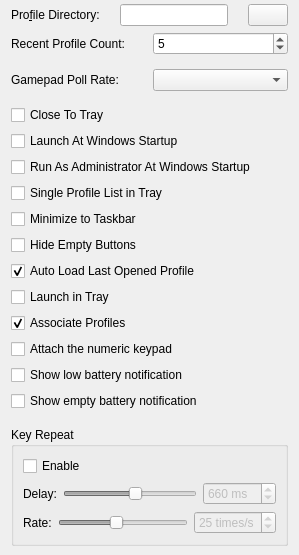
       <widget class="QWidget" name="General">
        <layout class="QVBoxLayout" name="verticalLayout_3">
         <property name="topMargin">
          <number>4</number>
         </property>
         <property name="bottomMargin">
          <number>9</number>
         </property>
         <item>
          <layout class="QHBoxLayout" name="horizontalLayout_3">
           <property name="spacing">
            <number>20</number>
           </property>
           <item>
            <widget class="QLabel" name="label_2">
             <property name="text">
              <string>Pro&amp;file Directory:</string>
             </property>
             <property name="buddy">
              <cstring>profileDefaultDirLineEdit</cstring>
             </property>
            </widget>
           </item>
           <item>
            <widget class="QLineEdit" name="profileDefaultDirLineEdit">
             <property name="toolTip">
              <string>&lt;html&gt;&lt;head/&gt;&lt;body&gt;&lt;p&gt;Specify the default directory that the program should use in file dialogs when loading a profile or saving a new profile.&lt;/p&gt;&lt;/body&gt;&lt;/html&gt;</string>
             </property>
             <property name="maxLength">
              <number>512</number>
             </property>
             <property name="frame">
              <bool>true</bool>
             </property>
             <property name="readOnly">
              <bool>false</bool>
             </property>
            </widget>
           </item>
           <item>
            <widget class="QPushButton" name="profileOpenDirPushButton">
             <property name="text">
              <string/>
             </property>
            </widget>
           </item>
          </layout>
         </item>
         <item>
          <layout class="QHBoxLayout" name="horizontalLayout_4">
           <item>
            <widget class="QLabel" name="label_3">
             <property name="text">
              <string>Recent Profile Count:</string>
             </property>
            </widget>
           </item>
           <item>
            <widget class="QSpinBox" name="numberRecentProfileSpinBox">
             <property name="toolTip">
              <string>&lt;html&gt;&lt;head/&gt;&lt;body&gt;&lt;p&gt;Number of profiles that can be placed in recent profile list. 0 will result in the program not enforcing a limit on the number of profiles displayed.&lt;/p&gt;&lt;/body&gt;&lt;/html&gt;</string>
             </property>
             <property name="maximum">
              <number>100</number>
             </property>
             <property name="value">
              <number>5</number>
             </property>
            </widget>
           </item>
          </layout>
         </item>
         <item>
          <spacer name="verticalSpacer_4">
           <property name="orientation">
            <enum>Qt::Orientation::Vertical</enum>
           </property>
           <property name="sizeType">
            <enum>QSizePolicy::Policy::Fixed</enum>
           </property>
           <property name="sizeHint" stdset="0">
            <size>
             <width>20</width>
             <height>8</height>
            </size>
           </property>
          </spacer>
         </item>
         <item>
          <layout class="QHBoxLayout" name="horizontalLayout_12">
           <property name="bottomMargin">
            <number>8</number>
           </property>
           <item>
            <widget class="QLabel" name="gamepadPollRateLabel">
             <property name="text">
              <string>Gamepad Poll Rate:</string>
             </property>
            </widget>
           </item>
           <item>
            <widget class="QComboBox" name="gamepadPollRateComboBox">
             <property name="toolTip">
              <string>Change the poll rate that the program uses to discover new
events from gamepads. Defaults to 10 ms.

Reducing the poll rate value could cause the application to
use more CPU power so please test the setting that you use
before using AntiMicroX unattended.</string>
             </property>
            </widget>
           </item>
          </layout>
         </item>
         <item>
          <widget class="QCheckBox" name="closeToTrayCheckBox">
           <property name="toolTip">
            <string>Hide main window when the main window close button is
clicked instead of quitting the program.</string>
           </property>
           <property name="text">
            <string>Close To Tray</string>
           </property>
          </widget>
         </item>
         <item>
          <widget class="QCheckBox" name="launchAtWinStartupCheckBox">
           <property name="toolTip">
            <string>Have Windows start AntiMicroX at system startup.</string>
           </property>
           <property name="text">
            <string>Launch At Windows Startup</string>
           </property>
          </widget>
         </item>
         <item>
          <widget class="QCheckBox" name="runAsAdminAtStartupCheckBox">
           <property name="toolTip">
            <string>Start with administrator privileges at sign-in. Run AntiMicroX as administrator once to change this setting.</string>
           </property>
           <property name="text">
            <string>Run As Administrator At Windows Startup</string>
           </property>
          </widget>
         </item>
         <item>
          <widget class="QCheckBox" name="traySingleProfileListCheckBox">
           <property name="toolTip">
            <string>Display recent profiles for all controllers
as a single list in the tray menu. Defaults
to using sub-menus.</string>
           </property>
           <property name="text">
            <string>Single Profile List in Tray</string>
           </property>
          </widget>
         </item>
         <item>
          <widget class="QCheckBox" name="minimizeTaskbarCheckBox">
           <property name="toolTip">
            <string>Have the program minimize to the taskbar.
By default, the program minimizes to the system
tray if available.</string>
           </property>
           <property name="text">
            <string>Minimize to Taskbar</string>
           </property>
          </widget>
         </item>
         <item>
          <widget class="QCheckBox" name="hideEmptyCheckBox">
           <property name="toolTip">
            <string>This option will cause the program to hide all
buttons that have no slots assigned to them.
The Quick Set dialog window will have to be used
to bring up the edit dialog for gamepad buttons.</string>
           </property>
           <property name="text">
            <string>Hide Empty Buttons</string>
           </property>
          </widget>
         </item>
         <item>
          <widget class="QCheckBox" name="autoLoadPreviousCheckBox">
           <property name="toolTip">
            <string>When the program is launched, open the last
known profile that was opened during the
previous session.</string>
           </property>
           <property name="text">
            <string>Auto Load Last Opened Profile</string>
           </property>
           <property name="checked">
            <bool>true</bool>
           </property>
          </widget>
         </item>
         <item>
          <widget class="QCheckBox" name="launchInTrayCheckBox">
           <property name="toolTip">
            <string>Only show the system tray icon when the program
first launches.</string>
           </property>
           <property name="text">
            <string>Launch in Tray</string>
           </property>
          </widget>
         </item>
         <item>
          <widget class="QCheckBox" name="associateProfilesCheckBox">
           <property name="toolTip">
            <string>Associate .amgp files with AntiMicroX in Windows Explorer.</string>
           </property>
           <property name="text">
            <string>Associate Profiles</string>
           </property>
           <property name="checked">
            <bool>true</bool>
           </property>
          </widget>
         </item>
         <item>
          <widget class="QCheckBox" name="attachNumKeypadCheckbox">
           <property name="toolTip">
            <string>Remember, it won't work if you don't have such keypad connected to computer or if it's not embedded like in desktop PCs</string>
           </property>
           <property name="toolTipDuration">
            <number>-1</number>
           </property>
           <property name="text">
            <string>Attach the numeric keypad</string>
           </property>
          </widget>
         </item>
         <item>
          <widget class="QCheckBox" name="showLowBatteryNotification">
           <property name="text">
            <string>Show low battery notification</string>
           </property>
          </widget>
         </item>
         <item>
          <widget class="QCheckBox" name="showEmptyBatteryNotification">
           <property name="text">
            <string>Show empty battery notification</string>
           </property>
          </widget>
         </item>
         <item>
          <spacer name="verticalSpacer">
           <property name="orientation">
            <enum>Qt::Orientation::Vertical</enum>
           </property>
           <property name="sizeType">
            <enum>QSizePolicy::Policy::Minimum</enum>
           </property>
           <property name="sizeHint" stdset="0">
            <size>
             <width>20</width>
             <height>10</height>
            </size>
           </property>
          </spacer>
         </item>
         <item>
          <widget class="QGroupBox" name="keyRepeatGroupBox">
           <property name="title">
            <string>Key Repeat</string>
           </property>
           <layout class="QVBoxLayout" name="verticalLayout_6">
            <item>
             <widget class="QCheckBox" name="keyRepeatEnableCheckBox">
              <property name="toolTip">
               <string>Active keys will be repeatedly pressed when this
option is enabled.</string>
              </property>
              <property name="text">
               <string>Enable</string>
              </property>
             </widget>
            </item>
            <item>
             <layout class="QHBoxLayout" name="horizontalLayout_8">
              <item>
               <widget class="QLabel" name="label_4">
                <property name="text">
                 <string>Delay:</string>
                </property>
               </widget>
              </item>
              <item>
               <widget class="QSlider" name="keyDelayHorizontalSlider">
                <property name="enabled">
                 <bool>false</bool>
                </property>
                <property name="toolTip">
                 <string>Specifies how much time should elapse before key repeating
begins.</string>
                </property>
                <property name="minimum">
                 <number>250</number>
                </property>
                <property name="maximum">
                 <number>1000</number>
                </property>
                <property name="singleStep">
                 <number>10</number>
                </property>
                <property name="pageStep">
                 <number>100</number>
                </property>
                <property name="value">
                 <number>660</number>
                </property>
                <property name="orientation">
                 <enum>Qt::Orientation::Horizontal</enum>
                </property>
                <property name="tickPosition">
                 <enum>QSlider::TickPosition::NoTicks</enum>
                </property>
               </widget>
              </item>
              <item>
               <widget class="QSpinBox" name="keyDelaySpinBox">
                <property name="enabled">
                 <bool>false</bool>
                </property>
                <property name="suffix">
                 <string> ms</string>
                </property>
                <property name="minimum">
                 <number>250</number>
                </property>
                <property name="maximum">
                 <number>1000</number>
                </property>
                <property name="singleStep">
                 <number>100</number>
                </property>
                <property name="value">
                 <number>660</number>
                </property>
               </widget>
              </item>
             </layout>
            </item>
            <item>
             <layout class="QHBoxLayout" name="horizontalLayout_9">
              <item>
               <widget class="QLabel" name="label_5">
                <property name="text">
                 <string>Rate:</string>
                </property>
               </widget>
              </item>
              <item>
               <widget class="QSlider" name="keyRateHorizontalSlider">
                <property name="enabled">
                 <bool>false</bool>
                </property>
                <property name="toolTip">
                 <string>Specifies how many times key presses will be performed
per seconds.</string>
                </property>
                <property name="minimum">
                 <number>5</number>
                </property>
                <property name="maximum">
                 <number>50</number>
                </property>
                <property name="value">
                 <number>25</number>
                </property>
                <property name="orientation">
                 <enum>Qt::Orientation::Horizontal</enum>
                </property>
                <property name="tickPosition">
                 <enum>QSlider::TickPosition::NoTicks</enum>
                </property>
               </widget>
              </item>
              <item>
               <widget class="QSpinBox" name="keyRateSpinBox">
                <property name="enabled">
                 <bool>false</bool>
                </property>
                <property name="suffix">
                 <string> times/s</string>
                </property>
                <property name="minimum">
                 <number>5</number>
                </property>
                <property name="maximum">
                 <number>50</number>
                </property>
                <property name="value">
                 <number>25</number>
                </property>
               </widget>
              </item>
             </layout>
            </item>
           </layout>
          </widget>
         </item>
        </layout>
       </widget>
